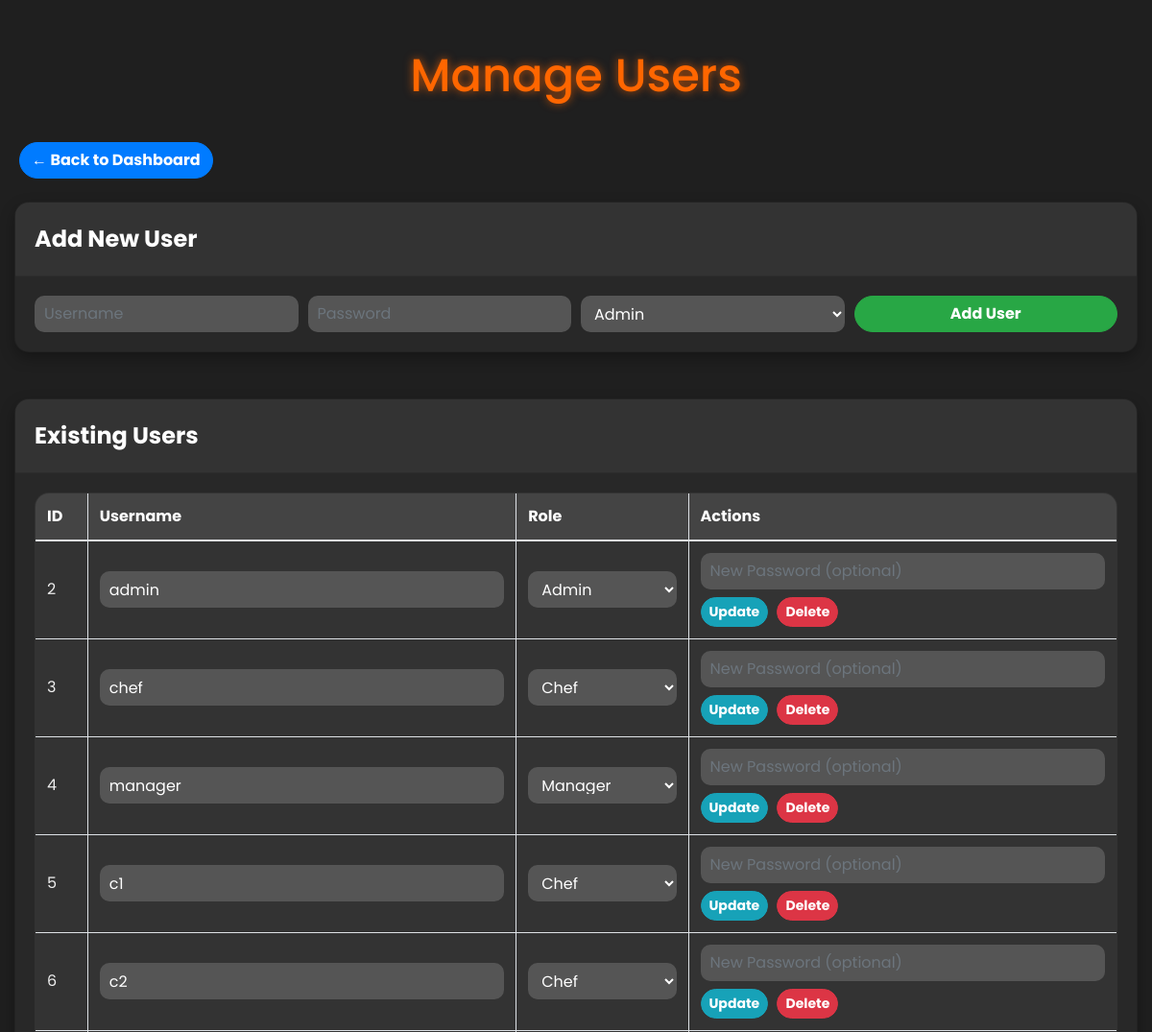
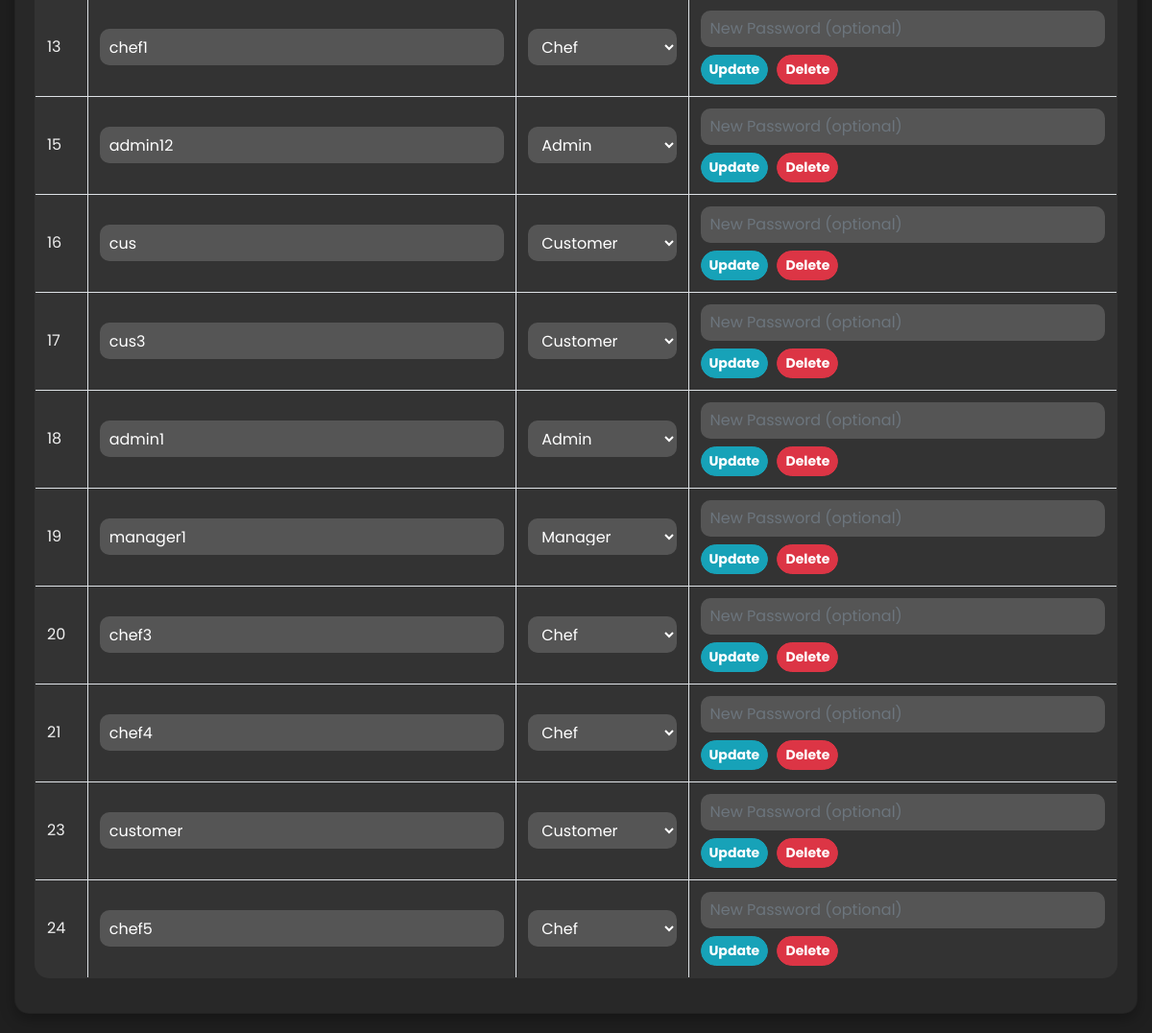
Screenshot of /functions/manage_users.php (signed in) with the database file from the repository (2 pictures, top to bottom).
### tables this page shows
CREATE TABLE `users` (
  `id` int(11) NOT NULL,
  `username` varchar(100) NOT NULL,
  `password` varchar(255) NOT NULL,
  `role` enum('admin','manager','chef','customer') NOT NULL
);

### functions/manage_users.php (the view, shortened to what this page needs)
<?php
include '../includes/db.php';
$users = $conn->query("SELECT * FROM users");
?>
<!DOCTYPE html>
<html lang="en">
<head>
    <link rel="stylesheet" href="https://maxcdn.bootstrapcdn.com/bootstrap/4.5.2/css/bootstrap.min.css">
</head>
<body>
<div class="container fade-in">
    <h1>Manage Users</h1>
    <a href="/digidine/dashboard.php" class="btn btn-primary mb-4">← Back to Dashboard</a>
    <div class="card mb-5">
        <div class="card-header">
            Add New User
        </div>
        <div class="card-body">
            <form method="POST" action="manage_users.php">
                <div class="form-row">
                    <div class="col">
                        <input type="text" name="username" class="form-control" placeholder="Username" required>
                    </div>
                    <div class="col">
                        <input type="password" name="password" class="form-control" placeholder="Password" required>
                    </div>
                    <div class="col">
                        <select name="role" class="form-control" required>
                            <option value="admin">Admin</option>
                        </select>
                    </div>
                    <div class="col">
                        <button type="submit" name="add_user" class="btn btn-success btn-block">Add User</button>
                    </div>
                </div>
            </form>
        </div>
    </div>
    <div class="card">
        <div class="card-header">
            Existing Users
        </div>
        <div class="card-body">
            <table class="table table-bordered table-hover">
                <thead>
                    <tr>
                        <th>ID</th>
                        <th>Username</th>
                        <th>Role</th>
                        <th>Actions</th>
                    </tr>
                </thead>
                <tbody>
                <?php while ($row = $users->fetch_assoc()) { ?>
                    <tr>
                        <form method="POST" action="manage_users.php">
                            <td><?php echo $row['id']; ?></td>
                            <td>
                                <input type="text" name="username" value="<?php echo $row['username']; ?>" class="form-control" required>
                            </td>
                            <td>
                                <select name="role" class="form-control">
                                    <option value="admin" <?php if($row['role']=='admin') echo "selected"; ?>>Admin</option>
                                    <option value="manager" <?php if($row['role']=='manager') echo "selected"; ?>>Manager</option>
                                    <option value="chef" <?php if($row['role']=='chef') echo "selected"; ?>>Chef</option>
                                    <option value="customer" <?php if($row['role']=='customer') echo "selected"; ?>>Customer</option>
                                </select>
                            </td>
                            <td>
                                <input type="password" name="password" class="form-control mb-2" placeholder="New Password (optional)">
                                <button type="submit" name="update_user" class="btn btn-info btn-sm">Update</button>
                                <a href="manage_users.php?delete=<?php echo $row['id']; ?>" class="btn btn-danger btn-sm" onclick="return confirm('Delete this user?')">Delete</a>
                            </td>
                        </form>
                    </tr>
                <?php } ?>
                </tbody>
            </table>
        </div>
    </div>
</div>
</body>
</html>

### functions/manage_users.php (style rules this page uses)
body { background-color: #1f1f1f; color: #f0f0f0; font-family: 'Poppins', sans-serif; margin-top: 50px; }
h1 { text-align: center; color: #ff6600; text-shadow: 0 0 10px rgba(255, 102, 0, 0.7); margin-bottom: 40px; font-size: 3rem; }
.container { max-width: 1200px; margin-top: 30px; }
.card { background-color: #282828; border-radius: 15px; box-shadow: 0 6px 15px rgba(0, 0, 0, 0.3); margin-bottom: 20px; overflow: hidden; transition: transform 0.3s ease, box-shadow 0.3s ease; }
.card-header { background-color: #333; color: #fff; font-size: 1.5rem; padding: 20px; font-weight: bold; }
.card-body { padding: 20px; }
.form-control { background-color: #555; color: #fff; border: none; border-radius: 10px; padding: 10px; }
.btn-primary, .btn-success, .btn-info, .btn-danger { border-radius: 30px; font-weight: bold; transition: transform 0.3s ease; }
.table { background-color: #333; color: #f0f0f0; border-radius: 15px; overflow: hidden; }
.table thead { background-color: #444; color: #fff; }
.table td, .table th { vertical-align: middle; }
a.btn { margin-left: 5px; }
.fade-in { animation: fadeIn 1s ease-out; }

### rows the page displays
users: id "2", username "admin", role "Admin"
users: id "3", username "chef", role "Chef"
users: id "4", username "manager", role "Manager"
users: id "5", username "c1", role "Chef"
users: id "6", username "c2", role "Chef"
users: id "13", username "chef1", role "Chef"
users: id "15", username "admin12", role "Admin"
users: id "16", username "cus", role "Customer"
users: id "17", username "cus3", role "Customer"
users: id "18", username "admin1", role "Admin"
users: id "19", username "manager1", role "Manager"
users: id "20", username "chef3", role "Chef"
users: id "21", username "chef4", role "Chef"
users: id "23", username "customer", role "Customer"
users: id "24", username "chef5", role "Chef"
